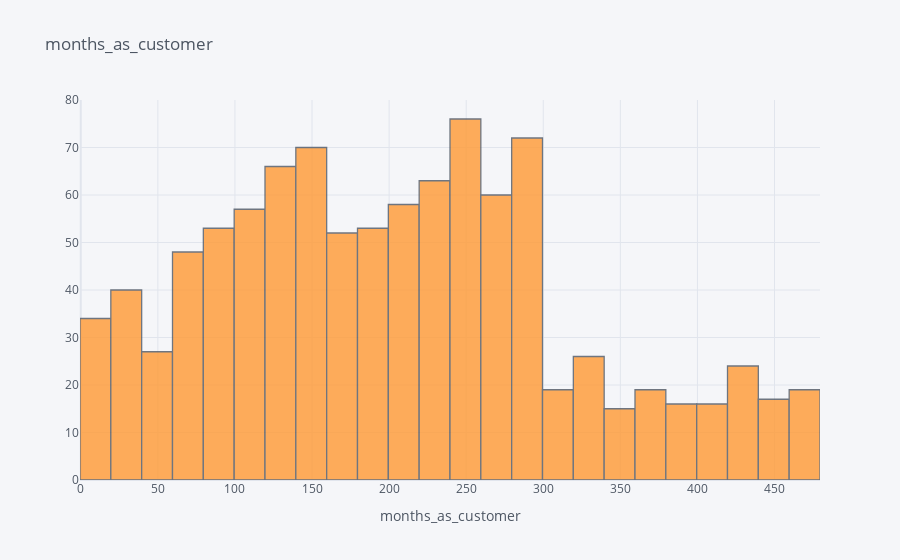
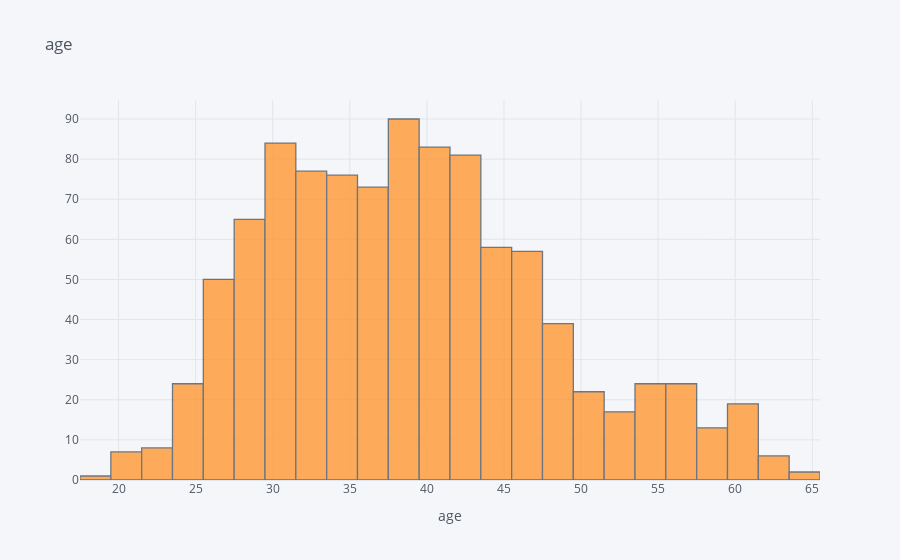
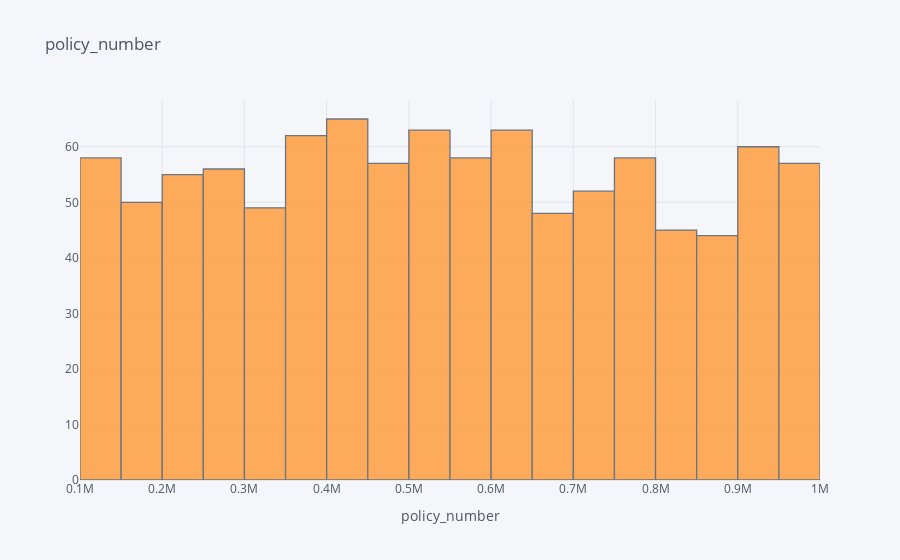
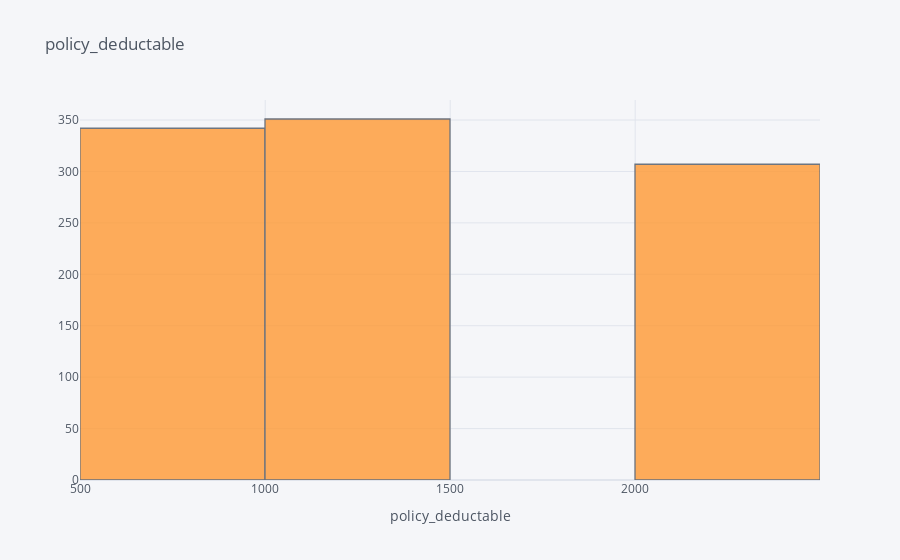

Here is the notebook cell these charts were saved with, in order:
### Code cell
for c in numeric_columns:
    data[c].iplot(kind='hist',title=c,xTitle=c)
    plt.show()

### Figure 1 — Plotly figure (JSON) as saved in the notebook; plotly's stock layout.template omitted (floating-point values rounded to 4 significant figures; data arrays with more than 128 entries replaced by an {"elided": "..."} marker saying what was removed)
{"data": [{"histfunc": "count", "histnorm": "", "marker": {"color": "rgba(255, 153, 51, 1.0)", "line": {"color": "#4D5663", "width": 1.3}}, "name": "months_as_customer", "opacity": 0.8, "orientation": "v", "type": "histogram", "x": {"elided": "1000 int values"}}], "layout": {"barmode": "overlay", "legend": {"bgcolor": "#F5F6F9", "font": {"color": "#4D5663"}}, "paper_bgcolor": "#F5F6F9", "plot_bgcolor": "#F5F6F9", "title": {"font": {"color": "#4D5663"}, "text": "months_as_customer"}, "xaxis": {"gridcolor": "#E1E5ED", "showgrid": true, "tickfont": {"color": "#4D5663"}, "title": {"font": {"color": "#4D5663"}, "text": "months_as_customer"}, "zerolinecolor": "#E1E5ED"}, "yaxis": {"gridcolor": "#E1E5ED", "showgrid": true, "tickfont": {"color": "#4D5663"}, "title": {"font": {"color": "#4D5663"}, "text": ""}, "zerolinecolor": "#E1E5ED"}}}

### Figure 2 — Plotly figure (JSON) as saved in the notebook; plotly's stock layout.template omitted (floating-point values rounded to 4 significant figures; data arrays with more than 128 entries replaced by an {"elided": "..."} marker saying what was removed)
{"data": [{"histfunc": "count", "histnorm": "", "marker": {"color": "rgba(255, 153, 51, 1.0)", "line": {"color": "#4D5663", "width": 1.3}}, "name": "age", "opacity": 0.8, "orientation": "v", "type": "histogram", "x": {"elided": "1000 int values"}}], "layout": {"barmode": "overlay", "legend": {"bgcolor": "#F5F6F9", "font": {"color": "#4D5663"}}, "paper_bgcolor": "#F5F6F9", "plot_bgcolor": "#F5F6F9", "title": {"font": {"color": "#4D5663"}, "text": "age"}, "xaxis": {"gridcolor": "#E1E5ED", "showgrid": true, "tickfont": {"color": "#4D5663"}, "title": {"font": {"color": "#4D5663"}, "text": "age"}, "zerolinecolor": "#E1E5ED"}, "yaxis": {"gridcolor": "#E1E5ED", "showgrid": true, "tickfont": {"color": "#4D5663"}, "title": {"font": {"color": "#4D5663"}, "text": ""}, "zerolinecolor": "#E1E5ED"}}}

### Figure 3 — Plotly figure (JSON) as saved in the notebook; plotly's stock layout.template omitted (floating-point values rounded to 4 significant figures; data arrays with more than 128 entries replaced by an {"elided": "..."} marker saying what was removed)
{"data": [{"histfunc": "count", "histnorm": "", "marker": {"color": "rgba(255, 153, 51, 1.0)", "line": {"color": "#4D5663", "width": 1.3}}, "name": "policy_number", "opacity": 0.8, "orientation": "v", "type": "histogram", "x": {"elided": "1000 int values"}}], "layout": {"barmode": "overlay", "legend": {"bgcolor": "#F5F6F9", "font": {"color": "#4D5663"}}, "paper_bgcolor": "#F5F6F9", "plot_bgcolor": "#F5F6F9", "title": {"font": {"color": "#4D5663"}, "text": "policy_number"}, "xaxis": {"gridcolor": "#E1E5ED", "showgrid": true, "tickfont": {"color": "#4D5663"}, "title": {"font": {"color": "#4D5663"}, "text": "policy_number"}, "zerolinecolor": "#E1E5ED"}, "yaxis": {"gridcolor": "#E1E5ED", "showgrid": true, "tickfont": {"color": "#4D5663"}, "title": {"font": {"color": "#4D5663"}, "text": ""}, "zerolinecolor": "#E1E5ED"}}}

### Figure 4 — Plotly figure (JSON) as saved in the notebook; plotly's stock layout.template omitted (floating-point values rounded to 4 significant figures; data arrays with more than 128 entries replaced by an {"elided": "..."} marker saying what was removed)
{"data": [{"histfunc": "count", "histnorm": "", "marker": {"color": "rgba(255, 153, 51, 1.0)", "line": {"color": "#4D5663", "width": 1.3}}, "name": "policy_deductable", "opacity": 0.8, "orientation": "v", "type": "histogram", "x": {"elided": "1000 int values"}}], "layout": {"barmode": "overlay", "legend": {"bgcolor": "#F5F6F9", "font": {"color": "#4D5663"}}, "paper_bgcolor": "#F5F6F9", "plot_bgcolor": "#F5F6F9", "title": {"font": {"color": "#4D5663"}, "text": "policy_deductable"}, "xaxis": {"gridcolor": "#E1E5ED", "showgrid": true, "tickfont": {"color": "#4D5663"}, "title": {"font": {"color": "#4D5663"}, "text": "policy_deductable"}, "zerolinecolor": "#E1E5ED"}, "yaxis": {"gridcolor": "#E1E5ED", "showgrid": true, "tickfont": {"color": "#4D5663"}, "title": {"font": {"color": "#4D5663"}, "text": ""}, "zerolinecolor": "#E1E5ED"}}}
